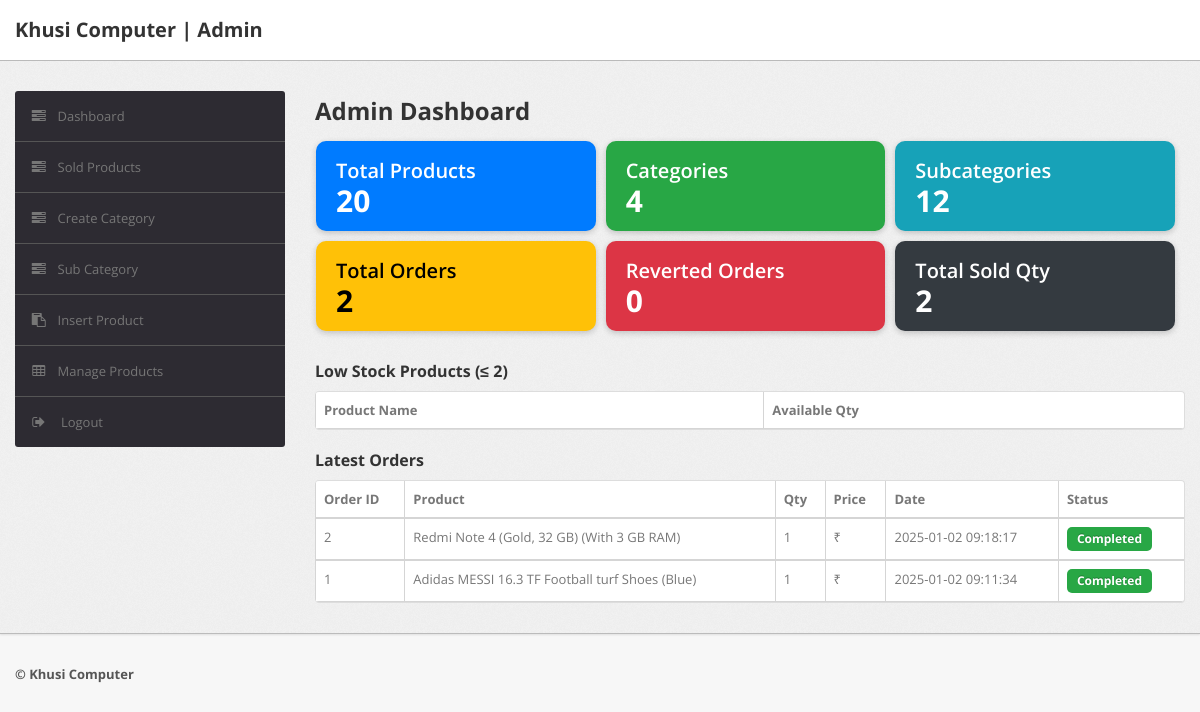
Page /shopping/admin/dashboard.php (signed in) on the earlier database version.
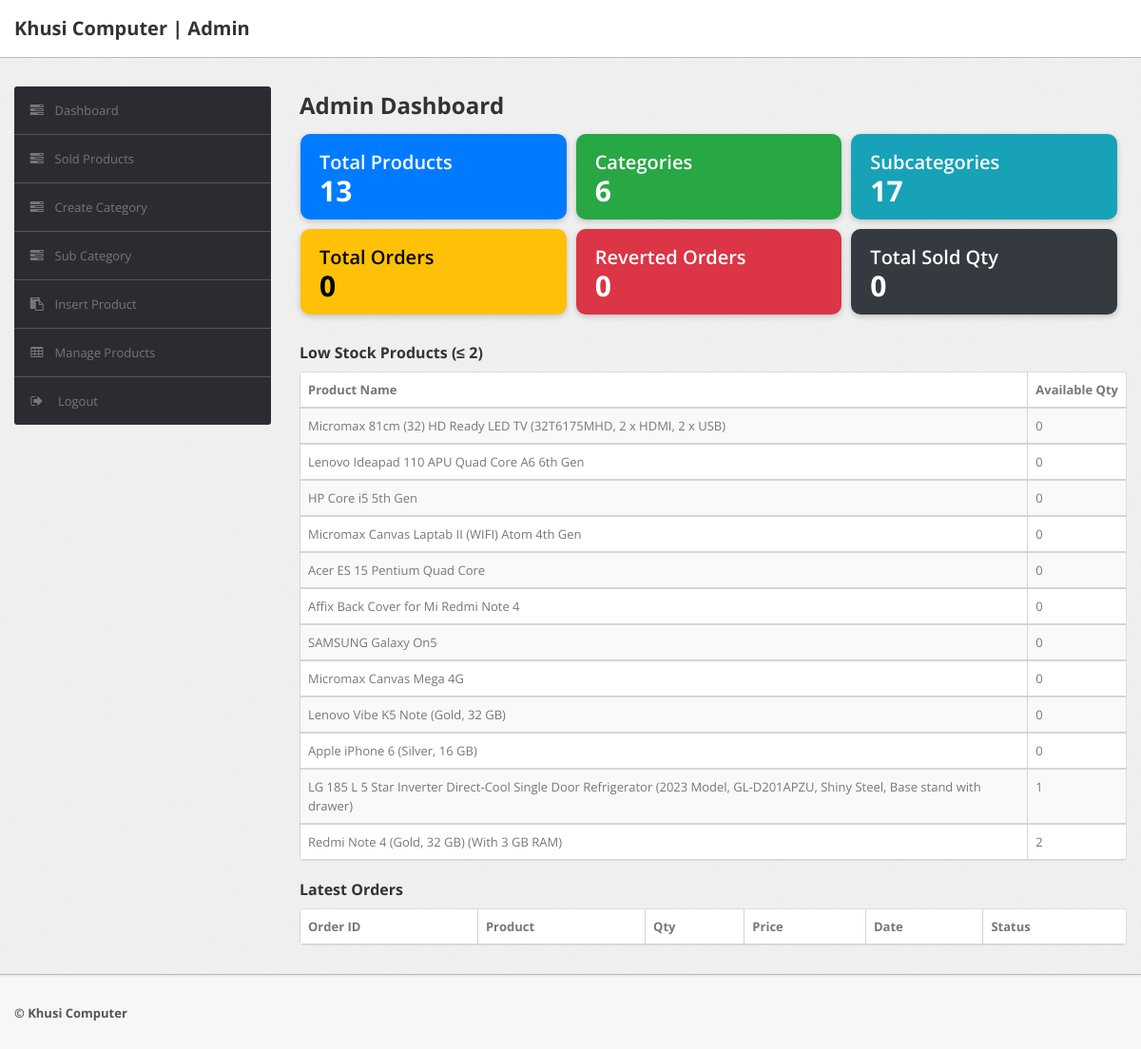
Same page on the later database version.
### tables this page shows
CREATE TABLE `orders` (
  `id` int(11) NOT NULL,
  `productId` varchar(255) NOT NULL,
  `quantity` int(11) NOT NULL,
  `orderNote` varchar(255) DEFAULT NULL,
  `orderDate` timestamp NOT NULL DEFAULT current_timestamp(),
  `orderReverted` tinyint(1) NOT NULL DEFAULT 0
);

CREATE TABLE `products` (
  `id` int(11) NOT NULL,
  `category` int(11) NOT NULL,
  `subCategory` int(11) NOT NULL,
  `productName` varchar(255) NOT NULL,
  `productCompany` varchar(255) NOT NULL,
  `productPrice` int(11) NOT NULL,
  `productPriceBeforeDiscount` int(11) NOT NULL,
  `productDescription` longtext NOT NULL,
  `productImage1` varchar(255) DEFAULT NULL,
  `productImage2` varchar(255) DEFAULT NULL,
  `productImage3` varchar(255) DEFAULT NULL,
  `productAvailability` varchar(255) NOT NULL,
  `productQuantity` int(11) NOT NULL,
  `postingDate` timestamp NULL DEFAULT current_timestamp(),
  `updationDate` varchar(255) DEFAULT NULL
);

### shopping/admin/dashboard.php (the view, shortened to what the changed rows need)
<?php
include('include/config.php');
function getCount($con, $table, $where = "") {
    $sql = "SELECT COUNT(*) AS total FROM $table $where";
    $res = mysqli_query($con, $sql);
    $row = mysqli_fetch_assoc($res);
    return $row['total'];
}
$totalProducts      = getCount($con, "products");
$totalCategories    = getCount($con, "category");
$totalSubCategories = getCount($con, "subcategory");
$totalOrders        = getCount($con, "orders");
$sql = "SELECT SUM(quantity) AS qty FROM orders WHERE orderReverted = 0";
$res = mysqli_query($con, $sql);
$soldQty = mysqli_fetch_assoc($res)['qty'] ?? 0;
$lowStockQuery = mysqli_query($con, "SELECT productName, productQuantity FROM products WHERE productQuantity <= 2 ORDER BY productQuantity ASC");
$latestOrders = mysqli_query($con, "
    SELECT o.id, p.productName, o.quantity, o.soldPrice, o.orderDate, o.orderReverted
    FROM orders o
    JOIN products p ON p.id = o.productId
    ORDER BY o.id DESC LIMIT 10
");
?>
<!DOCTYPE html>
<html lang="en">
<head>
	<link type="text/css" href="bootstrap/css/bootstrap.min.css" rel="stylesheet">
	<link type="text/css" href="bootstrap/css/bootstrap-responsive.min.css" rel="stylesheet">
	<link type="text/css" href="css/theme.css" rel="stylesheet">
	<link type="text/css" href="images/icons/css/font-awesome.css" rel="stylesheet">
</head>
<body>
<div class="wrapper">
    <div class="container mt-5">
        <div class="row">
            <div class="span9">
                <h2 class="mb-4">Admin Dashboard</h2>
                <div class="row rowflex">
                    <div class="col-md-3">
                        <div class="card-box bg-primary text-white">
                            <div class="card-title">Total Products</div>
                            <div class="value"><?= $totalProducts ?></div>
                        </div>
                    </div>
                    <div class="col-md-3">
                        <div class="card-box bg-success text-white">
                            <div class="card-title">Categories</div>
                            <div class="value"><?= $totalCategories ?></div>
                        </div>
                    </div>
                    <div class="col-md-3">
                        <div class="card-box bg-info text-white">
                            <div class="card-title">Subcategories</div>
                            <div class="value"><?= $totalSubCategories ?></div>
                        </div>
                    </div>
                    <div class="col-md-3">
                        <div class="card-box bg-warning text-dark">
                            <div class="card-title">Total Orders</div>
                            <div class="value"><?= $totalOrders ?></div>
                        </div>
                    </div>
                    <div class="col-md-3 ">
                        <div class="card-box bg-dark text-white">
                            <div class="card-title">Total Sold Qty</div>
                            <div class="value"><?= $soldQty ?></div>
                        </div>
                    </div>
                </div>
                <br />
                <div class="mt-5">
                    <table class="table table-bordered table-striped">
                        <thead>
                            <tr>
                                <th>Product Name</th>
                                <th>Available Qty</th>
                            </tr>
                        </thead>
                        <tbody>
                            <?php while ($row = mysqli_fetch_assoc($lowStockQuery)) { ?>
                                <tr>
                                    <td><?= $row['productName'] ?></td>
                                    <td><?= $row['productQuantity'] ?></td>
                                </tr>
                            <?php } ?>
                        </tbody>
                    </table>
                </div>
                <br />
                <div class="mt-5">
                    <table class="table table-hover table-bordered">
                        <thead class="table-dark">
                            <tr>
                                <th>Order ID</th>
                                <th>Product</th>
                                <th>Qty</th>
                                <th>Price</th>
                                <th>Date</th>
                                <th>Status</th>
                            </tr>
                        </thead>
                        <tbody>
                            <?php while ($o = mysqli_fetch_assoc($latestOrders)) { ?>
                                <tr>
                                    <td><?= $o['id'] ?></td>
                                    <td><?= $o['productName'] ?></td>
                                    <td><?= $o['quantity'] ?></td>
                                    <td>₹<?= $o['soldPrice'] ?></td>
                                    <td><?= $o['orderDate'] ?></td>
                                    <td>
                                        <?php if($o['orderReverted']) { ?>
                                            <span class="badge bg-danger">Reverted</span>
                                        <?php } else { ?>
                                            <span class="badge bg-success">Completed</span>
                                        <?php } ?>
                                    </td>
                                </tr>
                            <?php } ?>
                        </tbody>
                    </table>
                </div>
            </div>
        </div>
    </div>
</div>
</body>
</html>

Differences in the rows shown:
removed orders: id "2", productId.productName "Redmi Note 4 (Gold, 32 GB) (With 3 GB RAM)", quantity "1", orderDate "2025-01-02 09:18:17", orderReverted "Completed"
removed orders: id "1", productId.productName "Adidas MESSI 16.3 TF Football turf Shoes (Blue)", quantity "1", orderDate "2025-01-02 09:11:34", orderReverted "Completed"
now on this page (row edited): products: productName "Micromax 81cm (32) HD Ready LED TV (32T6175MHD, 2 x HDMI, 2 x USB)", productQuantity "0"
now on this page (row edited): products: productName "Lenovo Ideapad 110 APU Quad Core A6 6th Gen", productQuantity "0"
now on this page (row edited): products: productName "HP Core i5 5th Gen", productQuantity "0"
now on this page (row edited): products: productName "Micromax Canvas Laptab II (WIFI) Atom 4th Gen", productQuantity "0"
now on this page (row edited): products: productName "Acer ES 15 Pentium Quad Core", productQuantity "0"
now on this page (row edited): products: productName "Affix Back Cover for Mi Redmi Note 4", productQuantity "0"
now on this page (row edited): products: productName "SAMSUNG Galaxy On5", productQuantity "0"
now on this page (row edited): products: productName "Micromax Canvas Mega 4G", productQuantity "0"
now on this page (row edited): products: productName "Lenovo Vibe K5 Note (Gold, 32 GB)", productQuantity "0"
now on this page (row edited): products: productName "Apple iPhone 6 (Silver, 16 GB)", productQuantity "0"
now on this page (row edited): products: productName "LG 185 L 5 Star Inverter Direct-Cool Single Door Refrigerator (2023 Model, GL-D201APZU, Shiny Steel, Base stand with drawer)", productQuantity "1"
now on this page (row edited): products: productName "Redmi Note 4 (Gold, 32 GB) (With 3 GB RAM)", productQuantity "2"
Other differences:
$totalProducts: "20" → "13"
$totalCategories: "4" → "6"
$totalSubCategories: "12" → "17"
$totalOrders: "2" → "0"
$soldQty: "2" → "0"
